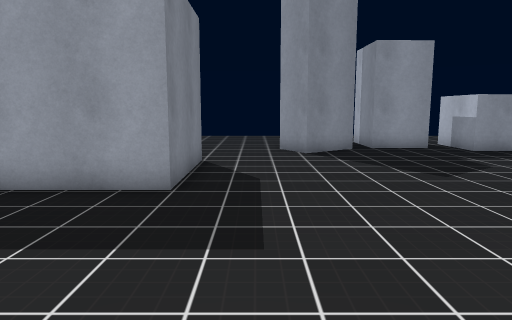
view 1 (above)

19 first-person views from a walk through a Unity game level. The camera is 1.5 m above the floor, tilts 8° down and sees 70° across. The floor is counted in squares, 1 m on a side. Each view is taken from the middle of a square. On the plan, view 1 faces up. The plan holds only what a view shows up to about 16 squares ahead; the rest is blank. The place goes on beyond the plan. Some surface patterns are stand-ins.

view 2
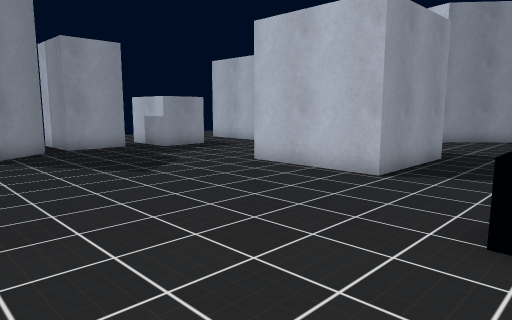

view 3
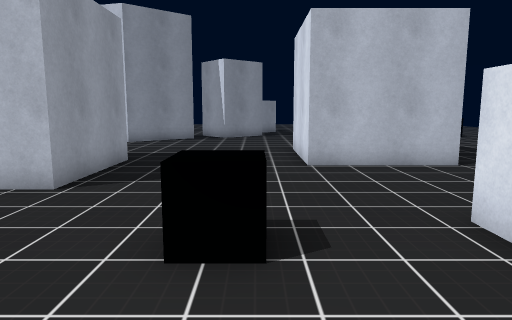

view 4
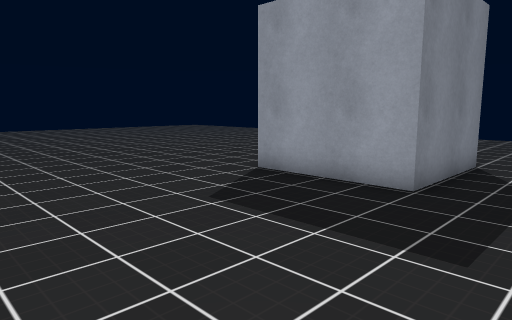

view 5
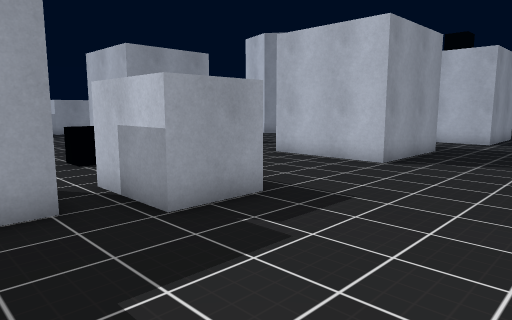

view 6
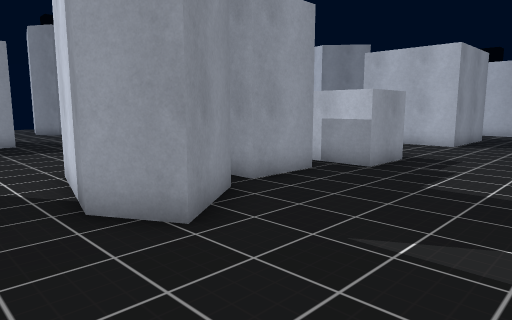

view 7
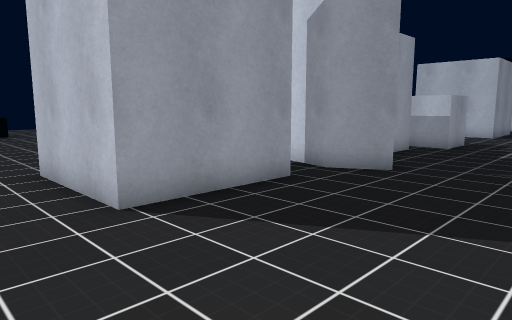

view 8
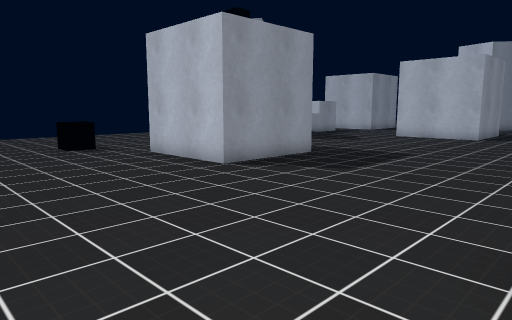

view 9
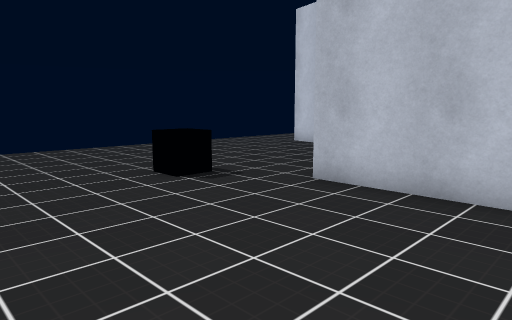

view 10
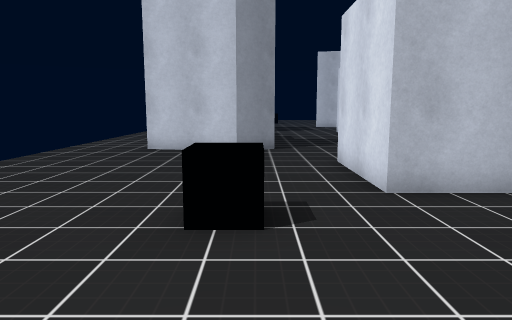

view 11
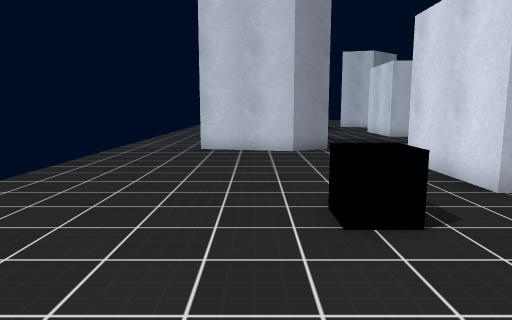

view 12
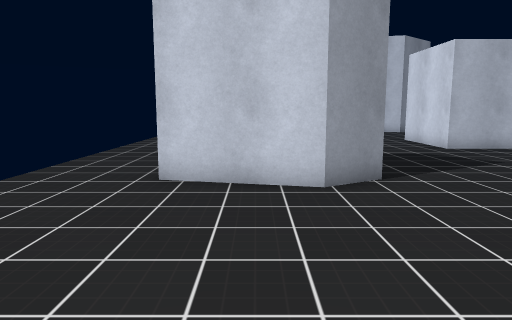

view 13
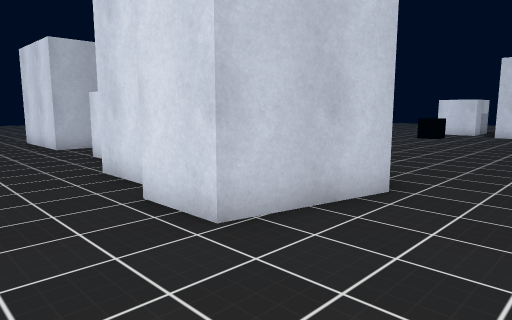

view 14
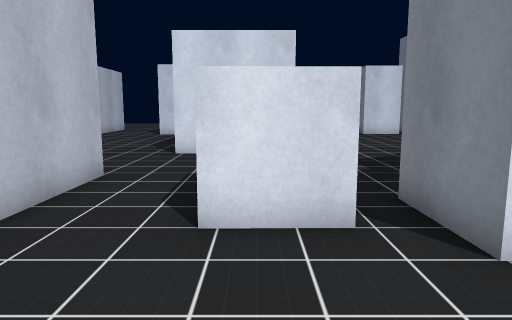

view 15
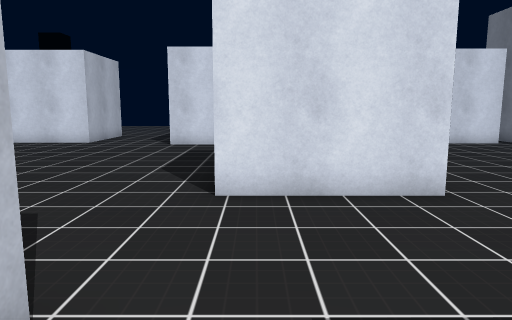

view 16
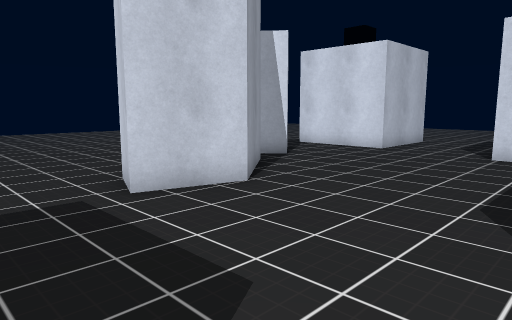

view 17
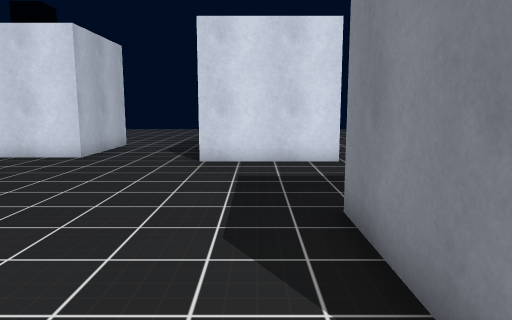

view 18
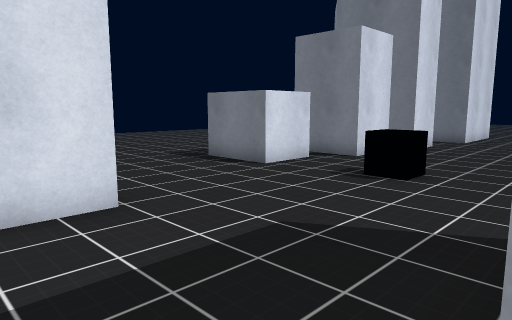

view 19
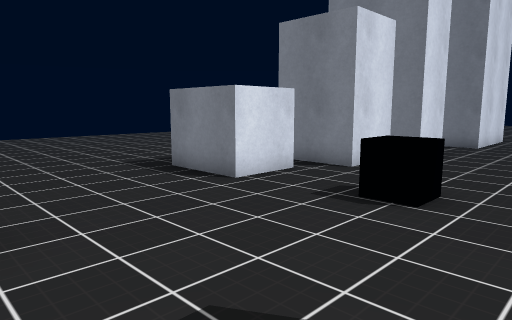

### Floor plan
Key: @ floor where view 1 was taken; . floor; O other object.
Columns run from 12 left of view 1 to 30 right of it. Each row starts with its distance up from view 1.
 20   ....................
 19   ....................
 18   .......................
 17   ............OO.............
 16   ............O  OO......OOOO
 15 . ...........O  O O.OOO..O
 14  ....O.......O OOOO.O  ..O
 13 .....O.......OOO....OOO..O
 12  .............O..........O
 11  ......OOOO...............
 10 .......O  O......................
  9 .......O  O............................
  8 .......O  O.........OOOO......OO...........
  7 .......OOOO.........O   O.....O O..........
  6 ....................O   O.....O   .........
  5 ....................O   O.....OO     .....
  4 ....................OOOOO......O       ..
  3 ................................O
  2 ................................OO
  1  ................O..............O
  0   ..........@....O...............
 -1 .  OOOOO..OO.......................
 -2   .O   O..OO.OO........OOOO....OOOO
 -3   .O    .O O  O.OOO....O   ....O
 -4   .O    .O O.OO.O O....O   ....O
 -5   ..OOOO.O O....OOO....OOOO....O
 -6   ........O....................OO
 -7   ..............................
 -8   ..........................
 -9    ...................
-10  .     .     . .......

Positions as (right, up) in squares from view 1, and headings:
1: (0, 0), facing up
2: (0, 0), facing up-right
3: (1, 0), facing right
4: (1, 0), facing up-left
5: (1, -10), facing up-right
6: (-5, -10), facing up-right
7: (-11, -10), facing up-right
8: (-12, -1), facing up-right
9: (-12, 6), facing up-right
10: (-12, 13), facing right
11: (-12, 15), facing right
12: (-6, 15), facing right
13: (-2, 20), facing down-right
14: (9, 20), facing down
15: (11, 14), facing down
16: (12, 11), facing down-right
17: (13, 9), facing down
18: (13, 4), facing down-left
19: (11, 3), facing down-left
